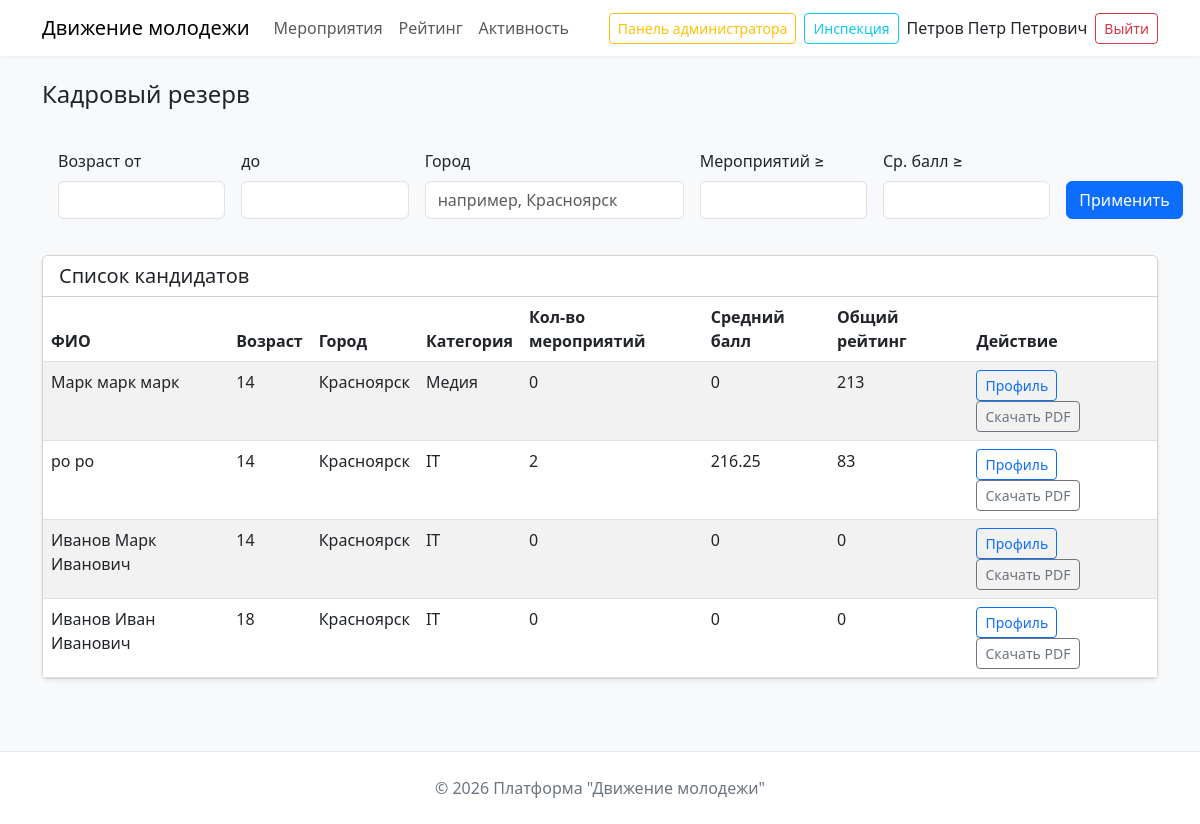
The page /hr-dashboard (signed in) on the database its author committed.
### tables this page shows
CREATE TABLE `users` (
  `user_ID` int NOT NULL,
  `user_Login` varchar(100) NOT NULL,
  `user_Password` varchar(256) NOT NULL,
  `user_Role` tinyint NOT NULL DEFAULT '1',
  `user_datetimecreated` datetime NOT NULL DEFAULT CURRENT_TIMESTAMP
);

CREATE TABLE `participant_profiles` (
  `participant_UserID` int NOT NULL,
  `participant_FullName` varchar(256) NOT NULL,
  `participant_category` int NOT NULL,
  `participant_Age` int NOT NULL,
  `participant_City` varchar(64) NOT NULL
);

CREATE TABLE `category` (
  `category_ID` int NOT NULL,
  `category_Type` varchar(64) NOT NULL
);

CREATE TABLE `participant_levelsrate` (
  `participant_UserID` int NOT NULL,
  `participant_Level` int NOT NULL DEFAULT '1',
  `participant_TotalScore` int NOT NULL DEFAULT '0',
  `participant_missingScore` int NOT NULL
);

### src/controllers/routers.php (called while the page is built, shortened)
<?php
Router::action();

### index.php (called while the page is built, shortened)
<?php
require_once 'src/config/connect.php';
require_once 'src/modules/user.php';
require_once 'src/controllers/router.php';
require_once 'src/controllers/routers.php';

### src/modules/user.php (called while the page is built, shortened)
<?php
class User
{
    public static function getAllParticipantsWithFilters($filters)
    {
        $sql = "
            SELECT u.user_ID, u.user_Login,
                   pp.participant_FullName, pp.participant_Age, pp.participant_City,
                   cat.category_Type,
                   pl.participant_TotalScore,
                   (SELECT COUNT(*) FROM event_participation ep
                    WHERE ep.participant_ID = u.user_ID AND ep.status_ID = 1) as events_count,
                   (SELECT COALESCE(AVG(e.event_Points * c.coef_Value), 0)
                    FROM event_participation ep
                    JOIN events e ON ep.event_ID = e.event_ID
                    JOIN coef c ON e.event_Coef = c.coef_ID
                    WHERE ep.participant_ID = u.user_ID AND ep.status_ID = 1) as avg_score
            FROM users u
            JOIN participant_profiles pp ON u.user_ID = pp.participant_UserID
            LEFT JOIN category cat ON pp.participant_category = cat.category_ID
            LEFT JOIN participant_levelsrate pl ON u.user_ID = pl.participant_UserID
            WHERE u.user_Role = 1
        ";
        $conditions = [];
        $params = [];
        $sql .= " ORDER BY pl.participant_TotalScore DESC";
        $stmt = database::$pdo->prepare($sql);
        $stmt->execute($params);
        return $stmt->fetchAll();
    }
}

### src/views/pages/hr_dashboard.php (the view, shortened to what this page needs)
<?php
$filters = [
    'age_min' => $_GET['age_min'] ?? '',
    'age_max' => $_GET['age_max'] ?? '',
    'city' => $_GET['city'] ?? '',
    'events_count_min' => $_GET['events_count_min'] ?? '',
    'avg_score_min' => $_GET['avg_score_min'] ?? '',
];
$participants = User::getAllParticipantsWithFilters($filters);
?>
<!DOCTYPE html>
<html lang="ru">
<head>
    <link href="https://cdn.jsdelivr.net/npm/bootstrap@5.3.0-alpha1/dist/css/bootstrap.min.css" rel="stylesheet">
    <link href="/assets/css/home.css" rel="stylesheet">
</head>
<body>
    <nav class="navbar navbar-expand-lg navbar-light">
        <div class="container">
            <a class="navbar-brand" href="/">Движение молодежи</a>
            <div class="collapse navbar-collapse">
                <ul class="navbar-nav me-auto mb-2 mb-lg-0">
                    <li class="nav-item"><a class="nav-link" href="/events">Мероприятия</a></li>
                    <li class="nav-item"><a class="nav-link" href="/rating">Рейтинг</a></li>
                    <li class="nav-item"><a class="nav-link" href="/activity">Активность</a></li>
                </ul>
                <?php if (isset($_SESSION['user_id'])): ?>
                    <div class="d-flex align-items-center">
                        <?php if ($_SESSION['user_role'] == 3): ?>
                            <a href="/admin" class="btn btn-outline-warning btn-sm me-2">Панель администратора</a>
                        <?php endif; ?>
                        <?php if ($_SESSION['user_role'] >= 2): ?>
                            <a href="/hr-dashboard" class="btn btn-outline-info btn-sm me-2">Инспекция</a>
                        <?php endif; ?>
                        <a href="/profile" class="text-dark text-decoration-none me-2">
                            <?= htmlspecialchars($_SESSION['user_fullname'] ?? $_SESSION['user_login']) ?>
                        </a>
                        <form method="POST" action="/logout">
                            <button class="btn btn-outline-danger btn-sm">Выйти</button>
                        </form>
                    </div>
                <?php else: ?>
                    <a href="/auth" class="btn btn-outline-secondary btn-sm">Войти</a>
                <?php endif; ?>
            </div>
        </div>
    </nav>
    <main class="container py-4">
        <h1 class="h4 mb-4">Кадровый резерв</h1>
        <div class="card filter-card">
            <div class="card-body">
                <form method="GET" class="row g-3" id="filter-form">
                    <div class="col-md-2">
                        <label class="form-label">Возраст от</label>
                        <input type="number" name="age_min" class="form-control" value="<?= htmlspecialchars($filters['age_min']) ?>" min="14" max="100">
                    </div>
                    <div class="col-md-2">
                        <label class="form-label">до</label>
                        <input type="number" name="age_max" class="form-control" value="<?= htmlspecialchars($filters['age_max']) ?>" min="14" max="100">
                    </div>
                    <div class="col-md-3">
                        <label class="form-label">Город</label>
                        <input type="text" name="city" class="form-control" value="<?= htmlspecialchars($filters['city']) ?>" placeholder="например, Красноярск">
                    </div>
                    <div class="col-md-2">
                        <label class="form-label">Мероприятий ≥</label>
                        <input type="number" name="events_count_min" class="form-control" value="<?= htmlspecialchars($filters['events_count_min']) ?>" min="0">
                    </div>
                    <div class="col-md-2">
                        <label class="form-label">Ср. балл ≥</label>
                        <input type="number" step="0.01" name="avg_score_min" class="form-control" value="<?= htmlspecialchars($filters['avg_score_min']) ?>" min="0">
                    </div>
                    <div class="col-md-1 d-flex align-items-end">
                        <button type="submit" class="btn btn-primary">Применить</button>
                    </div>
                </form>
            </div>
        </div>
        <div class="card shadow-sm">
            <div class="card-header bg-white">
                <h2 class="h5 mb-0">Список кандидатов</h2>
            </div>
            <div class="card-body p-0">
                <div class="table-responsive">
                    <table class="table table-striped mb-0">
                        <thead>
                            <th>ФИО</th>
                            <th>Возраст</th>
                            <th>Город</th>
                            <th>Категория</th>
                            <th>Кол-во мероприятий</th>
                            <th>Средний балл</th>
                            <th>Общий рейтинг</th>
                            <th>Действие</th>
                        </thead>
                        <tbody>
                            <?php if (empty($participants)): ?>
                                <tr>
                                    <td colspan="8" class="text-center text-muted">Нет участников, соответствующих фильтрам.</td>
                                </tr>
                            <?php else: ?>
                                <?php foreach ($participants as $p): ?>
                                    <tr>
                                        <td><?= htmlspecialchars($p['participant_FullName']) ?></td>
                                        <td><?= $p['participant_Age'] ?></td>
                                        <td><?= htmlspecialchars($p['participant_City']) ?></td>
                                        <td><?= htmlspecialchars($p['category_Type']) ?></td>
                                        <td><?= $p['events_count'] ?></td>
                                        <td><?= round($p['avg_score'], 2) ?></td>
                                        <td><?= $p['participant_TotalScore'] ?></td>
                                        <td>
                                            <a href="/profile?id=<?= $p['user_ID'] ?>" class="btn btn-sm btn-outline-primary me-1">Профиль</a>
                                            <button class="btn btn-sm btn-outline-secondary" onclick="exportCandidatePDF(<?= htmlspecialchars(json_encode($p)) ?>)">Скачать PDF</button>
                                        </td>
                                    </tr>
                                <?php endforeach; ?>
                            <?php endif; ?>
                        </tbody>
                    </table>
                </div>
            </div>
        </div>
    </main>
    <footer>
        <div class="container">
            <p class="mb-0">© 2026 Платформа "Движение молодежи"</p>
        </div>
    </footer>
</body>
</html>

### src/controllers/router.php (shortened to what this page needs)
<?php
class Router
{
    public static $getRoutes = [];
    public static function getMethods($URI, $namepage)
    {
        self::$getRoutes[] = [
            "uri" => $URI,
            "namepage" => $namepage
        ];
    }
    public static function action()
    {
        $routing = $_GET['routing'] ?? "";
        $requestUri = "/" . $routing;
        foreach (self::$getRoutes as $route) {
            if ($route['uri'] === $requestUri) {
                $viewFile = "src/views/pages/" . $route['namepage'] . ".php";
                include $viewFile;
                return;
            }
        }
        die("404 - Страница не найдена");
    }
}

### assets/css/home.css (style rules this page uses)
body { background-color: #f8f9fa; font-family: system-ui, -apple-system, 'Segoe UI', Roboto, sans-serif; }
.navbar { background-color: #fff; box-shadow: 0 1px 3px rgba(0,0,0,0.05); }
footer { background-color: #fff; border-top: 1px solid #e9ecef; margin-top: 3rem; padding: 1.5rem 0; text-align: center; color: #6c757d; }
a { text-decoration: none; }

### src/views/pages/hr_dashboard.php (style rules this page uses)
.filter-card { background-color: #f8f9fa; border: none; margin-bottom: 20px; }
.table-responsive { overflow-x: auto; }

### rows shown on the page
users: participant_profiles.participant_FullName "Марк марк марк", participant_profiles.participant_Age "14", participant_profiles.participant_City "Красноярск", category.category_Type "Медия", events_count "0", avg_score "0", participant_levelsrate.participant_TotalScore "213"
users: participant_profiles.participant_FullName "po po", participant_profiles.participant_Age "14", participant_profiles.participant_City "Красноярск", category.category_Type "IT", events_count "2", avg_score "216.25", participant_levelsrate.participant_TotalScore "83"
users: participant_profiles.participant_FullName "Иванов Марк Иванович", participant_profiles.participant_Age "14", participant_profiles.participant_City "Красноярск", category.category_Type "IT", events_count "0", avg_score "0", participant_levelsrate.participant_TotalScore "0"
users: participant_profiles.participant_FullName "Иванов Иван Иванович", participant_profiles.participant_Age "18", participant_profiles.participant_City "Красноярск", category.category_Type "IT", events_count "0", avg_score "0", participant_levelsrate.participant_TotalScore "0"
